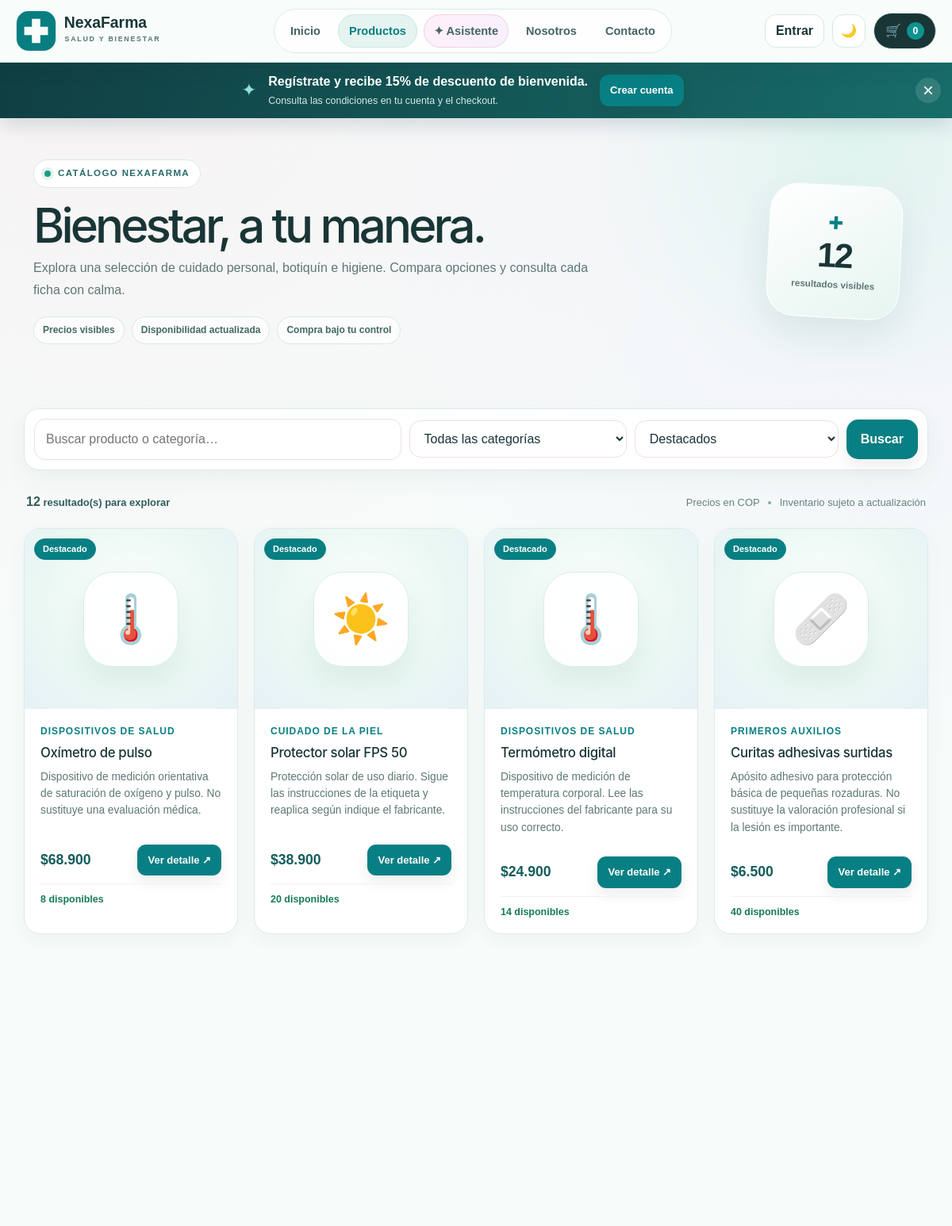
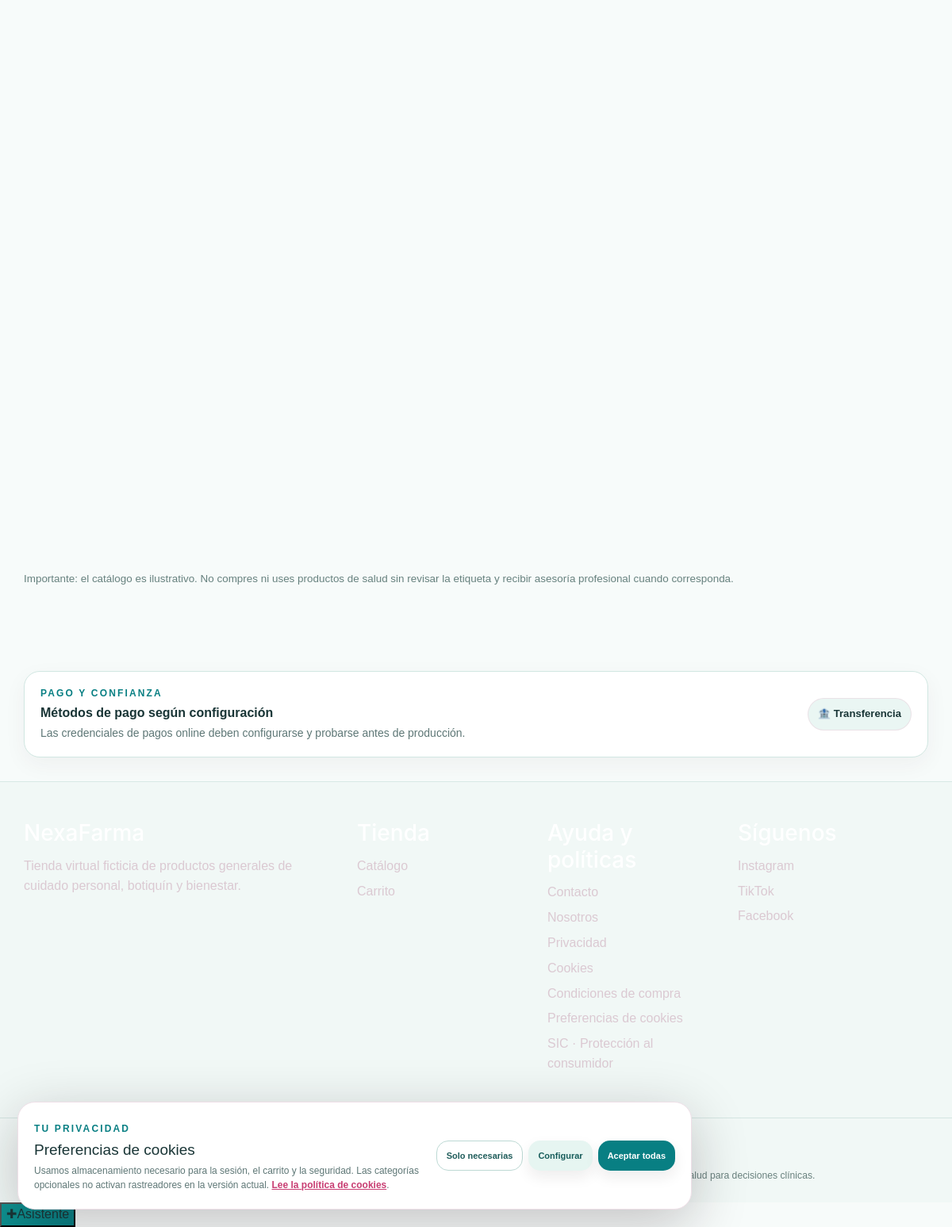
The page /menu on the database its author committed (2 pictures, top to bottom).
### tables this page shows
CREATE TABLE categories(
            id INTEGER PRIMARY KEY AUTOINCREMENT,
            name TEXT UNIQUE NOT NULL,
            slug TEXT UNIQUE,
            active INTEGER DEFAULT 1,
            created_at TEXT NOT NULL
        );

CREATE TABLE products(
            id INTEGER PRIMARY KEY AUTOINCREMENT,
            category_id INTEGER,
            name TEXT NOT NULL,
            description TEXT,
            price INTEGER NOT NULL,
            image TEXT,
            active INTEGER DEFAULT 1,
            featured INTEGER DEFAULT 0,
            stock INTEGER DEFAULT 99,
            requires_prescription INTEGER NOT NULL DEFAULT 0,
            created_at TEXT NOT NULL,
            updated_at TEXT,
            FOREIGN KEY(category_id) REFERENCES categories(id) ON DELETE SET NULL
        );

### app.py (the view)
@app.get("/menu")
def menu():
    conn = db()
    categories = conn.execute("SELECT * FROM categories WHERE active=1 ORDER BY name").fetchall()
    default_size = conn.execute("SELECT name,price,volume_ml FROM sizes WHERE active=1 ORDER BY price,id LIMIT 1").fetchone()
    category = request.args.get("category", "").strip()
    query = request.args.get("q", "").strip()[:80]
    sort = request.args.get("sort", "newest")
    sql = """SELECT p.*,c.name category FROM products p LEFT JOIN categories c ON c.id=p.category_id WHERE p.active=1"""
    args = []
    if category:
        sql += " AND c.name=?"; args.append(category)
    if query:
        sql += " AND (p.name LIKE ? OR p.description LIKE ? OR c.name LIKE ?)"; needle = f"%{query}%"; args += [needle, needle, needle]
    order_by = {"price_asc":"p.price ASC,p.name ASC","price_desc":"p.price DESC,p.name ASC","name":"p.name COLLATE NOCASE ASC","newest":"p.featured DESC,p.id DESC"}.get(sort,"p.featured DESC,p.id DESC")
    products = conn.execute(f"{sql} ORDER BY {order_by}", args).fetchall()
    conn.close()
    return render_template("menu.html", products=products, categories=categories, default_size=default_size)

### app.py (called while the page is built, shortened)
def money(value):
    return f"${int(value or 0):,.0f}".replace(",", ".")

def db():
    conn = sqlite3.connect(DB, timeout=15)
    conn.row_factory = sqlite3.Row
    conn.execute("PRAGMA foreign_keys=ON")
    conn.execute("PRAGMA journal_mode=WAL")
    return conn

def current_user():
    uid = session.get("user_id")
    if not uid:
        return None
    conn = db()
    user = conn.execute("SELECT * FROM users WHERE id=? AND is_active=1", (uid,)).fetchone()
    conn.close()
    return user

def csrf_token_value():
    token = session.get("csrf_token")
    if not token:
        token = secrets.token_urlsafe(32)
        session["csrf_token"] = token
    return token

def verify_csrf():
    if request.method not in {"POST", "PUT", "PATCH", "DELETE"}:
        return

@app.before_request
def global_guards():
    verify_csrf()
    if session.get("must_change_password") and request.endpoint not in {"change_password", "logout", "static"}:
        return redirect(url_for("change_password"))

def safe_site_settings():
    settings = {"store_status": "open", "business_notice": "Catálogo de cuidado personal, higiene, botiquín y bienestar. Consulta a un profesional para orientación sanitaria individual."}
    try:
        conn = db()
        rows = conn.execute("SELECT key,value FROM site_settings").fetchall()
        conn.close()
        settings.update({r["key"]: r["value"] for r in rows})
    except Exception:
        app.logger.exception("No se pudieron cargar site_settings")
    return settings

def wompi_is_configured():
    return bool(WOMPI_PUBLIC_KEY and WOMPI_INTEGRITY_SECRET and WOMPI_EVENTS_SECRET)

def wompi_is_available():
    return wompi_is_configured() and not WOMPI_TEMPORARILY_UNAVAILABLE

def mercadopago_is_configured():
    parsed = urlparse(BASE_URL)
    return bool(MERCADOPAGO_ACCESS_TOKEN and MERCADOPAGO_WEBHOOK_SECRET and (parsed.scheme == "https" or parsed.hostname in {"localhost", "127.0.0.1"}))

def smtp_configured():
    return bool(SMTP_HOST and SMTP_FROM)

def resend_configured():
    return bool(RESEND_API_KEY and RESEND_FROM)

def gmail_api_configured():
    return bool(GMAIL_API_CLIENT_ID and GMAIL_API_CLIENT_SECRET and GMAIL_API_REFRESH_TOKEN and GMAIL_API_FROM)

def google_oauth_ready():
    return bool(GOOGLE_OAUTH_CLIENT_ID and GOOGLE_OAUTH_CLIENT_SECRET and GOOGLE_OAUTH_REDIRECT_URI)

### templates/menu.html (shortened to what this page needs)
{% extends 'base.html' %}{% block title %}Catálogo | NexaFarma{% endblock %}
{% block content %}<section class="page-hero nf-page-hero"><div class="container nf-catalog-hero"><div><span class="nf-kicker"><span class="nf-live-dot"></span> CATÁLOGO NEXAFARMA</span><h1>Bienestar, a tu manera.</h1><p class="muted">Explora una selección de cuidado personal, botiquín e higiene. Compara opciones y consulta cada ficha con calma.</p><div class="nf-catalog-highlights"><span>Precios visibles</span><span>Disponibilidad actualizada</span><span>Compra bajo tu control</span></div></div><div class="nf-catalog-count"><span aria-hidden="true">✚</span><b>{{ products|length }}</b><small>resultados visibles</small></div></div></section>
<section class="container section-pad nf-catalog-page"><form class="toolbar nf-toolbar" method="get"><input name="q" value="{{ request.args.get('q','') }}" placeholder="Buscar producto o categoría…" aria-label="Buscar producto"><select name="category" aria-label="Categoría"><option value="">Todas las categorías</option></select><select name="sort" aria-label="Ordenar"><option value="newest">Destacados</option></select><button class="btn btn-primary" type="submit">Buscar</button></form>
<div class="nf-catalog-toolbar"><span><b>{{ products|length }}</b> resultado(s) para explorar</span><span>Precios en COP <i></i> Inventario sujeto a actualización</span></div><div class="grid nf-product-grid">
{% set product_icons = {'Cuidado personal':'🧴','Vitaminas y bienestar':'🌿','Primeros auxilios':'🩹','Higiene y protección':'🫧','Cuidado de la piel':'☀️','Maternidad y bebé':'🧸','Dispositivos de salud':'🌡️','Nutrición y cuidado diario':'💧'} %}
{% for p in products %}<article class="product-card nf-product-card" data-reveal data-reveal-delay="{{ loop.index0 * 35 }}"><div class="product-media nf-product-media">{% if p.image %}<img src="{{ url_for('static',filename=p.image) }}" alt="{{ p.name }}" loading="lazy">{% else %}<span class="nf-product-placeholder" aria-hidden="true">{{ product_icons.get(p.category,'✚') }}</span>{% endif %}{% if p.featured %}<span class="badge primary">Destacado</span>{% endif %}{% if p.requires_prescription %}<span class="nf-prescription-badge">Requiere validación</span>{% endif %}</div><div class="product-body"><span class="product-meta">{{ p.category or 'Bienestar' }}</span><h3>{{ p.name }}</h3><p>{{ p.description }}</p><div class="product-footer"><strong>{{ p.price|money }}</strong><a class="btn btn-small btn-primary" href="{{ url_for('product',pid=p.id) }}">Ver detalle ↗</a></div><small class="{{ 'stock-good' if p.stock>5 else 'stock-low' }}">{% if p.stock>0 %}{{ p.stock }} disponibles{% else %}Agotado{% endif %}</small></div></article>
{% else %}<div class="empty-state" style="grid-column:1/-1"><div class="emoji">⌕</div><h2>No encontramos resultados</h2><p>Prueba otra palabra o selecciona una categoría diferente.</p><a class="btn btn-primary" href="{{ url_for('menu') }}">Limpiar filtros</a></div>{% endfor %}</div><p class="nf-disclaimer-small">Importante: el catálogo es ilustrativo. No compres ni uses productos de salud sin revisar la etiqueta y recibir asesoría profesional cuando corresponda.</p></section>{% endblock %}

### templates/base.html (shortened to what this page needs)
<!doctype html>
<html lang="es" data-theme="light">
<head>
  <link rel="stylesheet" href="https://cdn.jsdelivr.net/npm/bootstrap@5.3.8/dist/css/bootstrap.min.css">
  <link rel="stylesheet" href="{{ url_for('static',filename='css/style.css') }}">
  <link rel="stylesheet" href="{{ url_for('static',filename='css/pharmacy-theme.css') }}">
</head>
<body class="premium-store">
<header class="site-header"><div class="header-inner">
  <a class="brand" href="{{ url_for('home') }}" aria-label="NexaFarma, inicio"><img src="{{ url_for('static',filename='logo.svg') }}" alt="NexaFarma"></a>
  <nav class="desktop-nav" aria-label="Navegación principal">
    <a class="{% if request.endpoint == 'home' %}is-current{% endif %}" href="{{ url_for('home') }}">Inicio</a><a class="{% if request.endpoint in ['menu','product'] %}is-current{% endif %}" href="{{ url_for('menu') }}">Productos</a>
    <a class="nav-agent-link{% if request.endpoint == 'agent_page' %} is-current{% endif %}" href="{{ url_for('agent_page') }}">✦ Asistente</a>
    <a href="{{ url_for('about') }}">Nosotros</a><a href="{{ url_for('contact') }}">Contacto</a>
  </nav>
  <div class="header-actions">
    {% if user %}<a class="account-pill" href="{{ url_for('account') }}">Hola, {{ user.first_name }}</a><a class="icon-btn" href="{{ url_for('favorites_page') }}" aria-label="Favoritos" title="Favoritos">♡</a>
      <form class="inline-form logout-form" method="post" action="{{ url_for('logout') }}"><input type="hidden" name="csrf_token" value="{{ csrf_token }}"><button class="icon-btn" type="submit" aria-label="Cerrar sesión" title="Cerrar sesión">↪</button></form>
    {% else %}<a class="account-pill" href="{{ url_for('login') }}">Entrar</a>{% endif %}
    <button class="icon-btn" id="themeToggle" type="button" aria-label="Cambiar tema" title="Cambiar tema">◐</button>
    <a class="cart-pill" href="{{ url_for('cart_view') }}" aria-label="Carrito">🛒 <span>{{ cart_count }}</span></a>
  </div>
</div>
</header>
{% if not user %}<aside id="welcomeDiscountAnnouncement" class="welcome-discount-announcement" aria-label="Descuento de bienvenida"><span class="welcome-discount-sparkle" aria-hidden="true">✦</span><p><b>Regístrate y recibe {{ config.discount }}% de descuento de bienvenida.</b><small>Consulta las condiciones en tu cuenta y el checkout.</small></p><a class="btn btn-primary btn-small" href="{{ url_for('register') }}">Crear cuenta</a><button id="dismissWelcomeDiscount" class="welcome-discount-close" type="button" aria-label="Cerrar aviso">×</button></aside>{% endif %}
<main id="main-content">{% block content %}{% endblock %}</main>
<section class="payment-trust container" aria-label="Medios de pago"><div class="payment-trust-copy"><span class="eyebrow">PAGO Y CONFIANZA</span><b>{% if mercadopago_enabled %}Checkout disponible con Mercado Pago{% elif wompi_enabled %}Checkout disponible con Wompi{% else %}Métodos de pago según configuración{% endif %}</b><small>{% if mercadopago_enabled %}El pago se procesa en el entorno de Mercado Pago configurado.{% elif wompi_enabled %}Los medios habilitados dependen de tu comercio.{% else %}Las credenciales de pagos online deben configurarse y probarse antes de producción.{% endif %}</small></div><div class="payment-trust-badges">{% if mercadopago_enabled %}<span>💳 Mercado Pago</span>{% elif wompi_enabled %}<span>💳 Pagos online</span>{% else %}<span>🏦 Transferencia</span>{% endif %}</div></section>
<footer><div class="footer-main container">
  <div><h3>{{ config.name }}</h3><p class="muted">Tienda virtual ficticia de productos generales de cuidado personal, botiquín y bienestar.</p></div>
  <div><h3>Tienda</h3><a href="{{ url_for('menu') }}">Catálogo</a><a href="{{ url_for('cart_view') }}">Carrito</a>{% if user %}<a href="{{ url_for('favorites_page') }}">Favoritos</a>{% endif %}</div>
  <div><h3>Ayuda y políticas</h3><a href="{{ url_for('contact') }}">Contacto</a><a href="{{ url_for('about') }}">Nosotros</a><a href="{{ url_for('privacy_policy') }}">Privacidad</a><a href="{{ url_for('cookie_policy') }}">Cookies</a><a href="{{ url_for('terms_policy') }}">Condiciones de compra</a><a href="#" id="cookiePreferencesOpen">Preferencias de cookies</a>{% if config.whatsapp %}<a href="https://wa.me/{{ config.whatsapp }}" target="_blank" rel="noopener noreferrer">WhatsApp</a>{% endif %}<a href="https://www.sic.gov.co/" target="_blank" rel="noopener noreferrer">SIC · Protección al consumidor</a></div>
  <div><h3>Síguenos</h3><a href="{{ config.instagram }}" target="_blank" rel="noopener">Instagram</a><a href="{{ config.tiktok }}" target="_blank" rel="noopener">TikTok</a><a href="{{ config.facebook }}" target="_blank" rel="noopener">Facebook</a></div>
</div><div class="footer-bottom"><div class="container">© {{ year }} {{ config.name }} · {{ config.address }}{% if config.business_phone %} · {{ config.business_phone }}{% endif %}</div></div>
<div class="health-disclaimer container">Proyecto académico con marca ficticia. El catálogo no es asesoría médica ni confirma la autorización sanitaria de productos. Consulta a un profesional de salud para decisiones clínicas.</div></footer>
<section id="cookieConsentBanner" class="cookie-consent" role="dialog" aria-label="Preferencias de cookies" aria-describedby="cookieConsentText" hidden>
  <div class="cookie-consent-copy"><span class="eyebrow">TU PRIVACIDAD</span><h2>Preferencias de cookies</h2><p id="cookieConsentText">Usamos almacenamiento necesario para la sesión, el carrito y la seguridad. Las categorías opcionales no activan rastreadores en la versión actual. <a href="{{ url_for('cookie_policy') }}">Lee la política de cookies</a>.</p></div>
  <div class="cookie-consent-actions"><button id="cookieAcceptNecessary" class="btn btn-outline" type="button">Solo necesarias</button><button id="cookieCustomize" class="btn btn-soft" type="button" aria-expanded="false">Configurar</button><button id="cookieAcceptAll" class="btn btn-primary" type="button">Aceptar todas</button></div>
</section>
<div id="agentWidget" class="agent-widget" data-agent-mode="widget"><button id="agentWidgetToggle" class="agent-widget-toggle" type="button" aria-expanded="false" aria-controls="agentWidgetPanel"><span aria-hidden="true">✚</span><span>Asistente</span></button></div>
</body></html>

### rows shown on the page
products: featured "Destacado", name "DISPOSITIVOS DE SALUD", name "Oxímetro de pulso", description "Dispositivo de medición orientativa de saturación de oxígeno y pulso. No sustituye una evaluación médica.", price "$68.900", stock "8"
categories: get "🌡️"
products: featured "Destacado", name "CUIDADO DE LA PIEL", name "Protector solar FPS 50", description "Protección solar de uso diario. Sigue las instrucciones de la etiqueta y reaplica según indique el fabricante.", price "$38.900", stock "20"
categories: get "☀️"
products: featured "Destacado", name "DISPOSITIVOS DE SALUD", name "Termómetro digital", description "Dispositivo de medición de temperatura corporal. Lee las instrucciones del fabricante para su uso correcto.", price "$24.900", stock "14"
products: featured "Destacado", name "PRIMEROS AUXILIOS", name "Curitas adhesivas surtidas", description "Apósito adhesivo para protección básica de pequeñas rozaduras. No sustituye la valoración profesional si la lesión es importante.", price "$6.500", stock "40"
categories: get "🩹"

### other values the page prints
{{ cart_count }} "0"
{{ config.discount }} "15"
{{ products|length }} "12"
